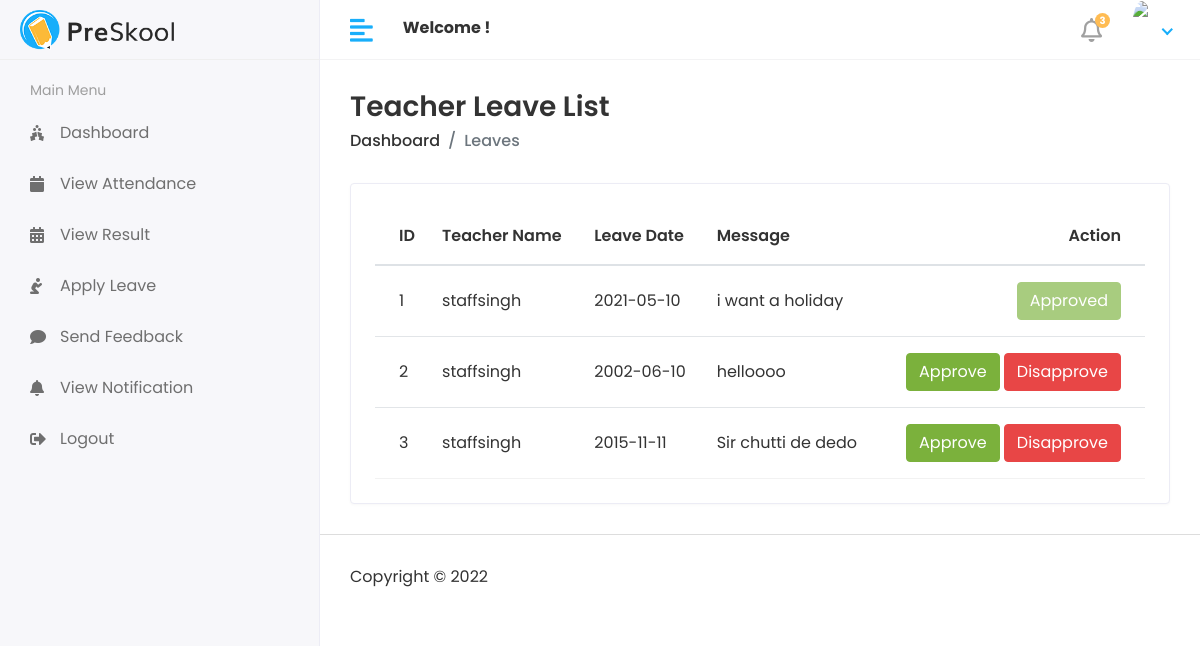
The app's page //Hod/staff/leave/view, older data.
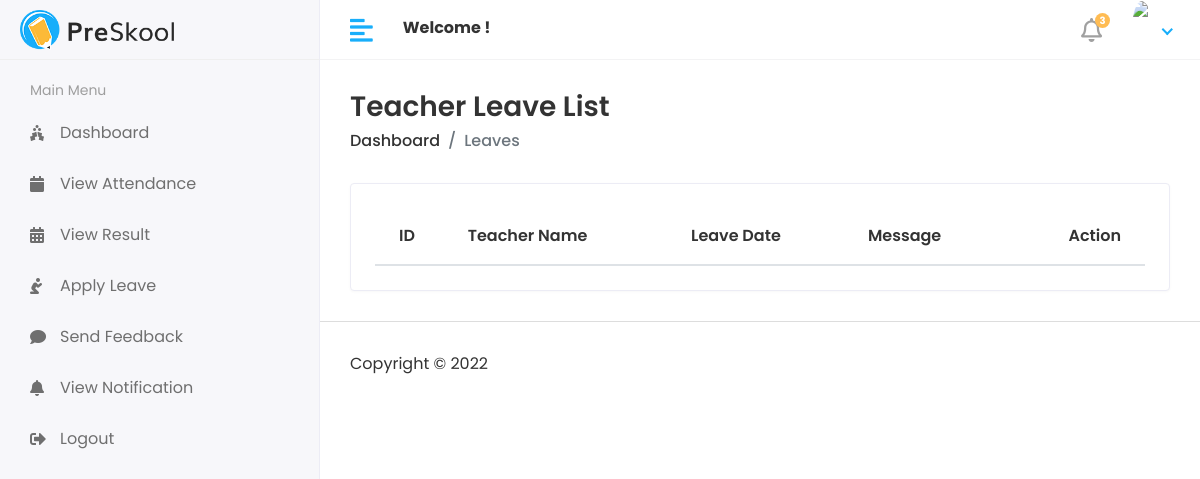
The same page, newer data.
### app/models.py (models this page shows, shortened)
class StaffLeave(models.Model):
    staff_id = models.ForeignKey(Staff,on_delete=models.CASCADE)
    date = models.CharField(max_length=100)
    text = models.TextField()
    leave_status = models.IntegerField(default=0)
    created_at = models.DateTimeField(auto_now_add= True)
    updated_at = models.DateTimeField(auto_now_add=True)

class Staff(models.Model):
    admin = models.OneToOneField(Customuser,on_delete = models.CASCADE)
    staff_gender = models.CharField(max_length=10)
    staff_dob = models.DateField(auto_now_add=False)
    staff_mobile_no = models.CharField(blank=False,max_length=10)
    staff_joining_date = models.DateField(auto_now_add=True)
    staff_qualification = models.CharField(max_length=100)
    staff_experience = models.CharField(max_length=10)
    staff_address = models.TextField(null=True)
    created_at = models.DateTimeField(auto_now_add = True)
    updated_at = models.DateTimeField(auto_now_add=True)
    def __str__(self):
        return self.admin.username

class Customuser(AbstractUser):
    USER ={
        (1,'HOD'),
        (2,'STAFF'),
        (3,'STUDENT'),
    }
    user_type = models.CharField(choices=USER,max_length=50,default=1)
    profile_pic = models.ImageField(upload_to='uploads/profile_pic/')

### HOD/views.py (the view)
# urls.py: path('staff/leave/view',staffleaveview,name="leaveview"),
def staffleaveview(request):
    leaves = StaffLeave.objects.all()
    context ={
        'leaves':leaves
    }
    return render(request,'HOD/staff_leave_view.html',context)

### templates/HOD/staff_leave_view.html
{% extends "main/base.html" %}
{% block body %}
<div class="content container-fluid">
    <div class="page-header">
       <div class="row align-items-center">
          <div class="col">
             <h3 class="page-title">Teacher Leave List</h3>
             <ul class="breadcrumb">
                <li class="breadcrumb-item"><a href="{% url 'hodpage' %}">Dashboard</a></li>
                <li class="breadcrumb-item active">Leaves</li>
             </ul>
          </div>
       </div>
    </div>
    <div class="row">
       <div class="col-sm-12">
          <div class="card card-table">
             <div class="card-body">
                <div class="table-responsive">
                   <table id="table_id" class="table table-hover table-center mb-0 ">
                      <thead>
                         <tr>
                            <th>ID</th>
                            <th>Teacher Name</th>
                            <th>Leave Date</th>
                            <th>Message</th>
                            <th class="text-right">Action</th>
                         </tr>
                      </thead>
                      <tbody>
                        {% for leave in leaves %}
                         <tr>
                            <td>{{leave.id}}</td>
                            <td>{{leave.staff_id}}</td>
                            <td>{{leave.date}}</td>
                            <td>{{leave.text}}</td>
                            <td class="text-right">
                                <div class="actions">
                                    {% if leave.leave_status == 0 %}
                                    <a href="{% url 'leaveapprove' leave.id %}" class="btn btn-success">
                                        Approve
                                        </a>
                                    <a href="{% url 'leavedisapprove' leave.id %}" class="btn btn-danger">
                                            Disapprove
                                        </a>
                                      {% elif leave.leave_status == 1 %}
                                      <button class="btn btn-success" disabled>Approved</button>
                                      {% else %}
                                    <button class="btn btn-danger" disabled> Disapproved</button>
                                    {% endif %}
                                </div>
                             </td>
                         </tr>
                         {% endfor %}
                      </tbody>
                   </table>
                </div>
             </div>
          </div>
       </div>
    </div>
 </div>
{% endblock body %}

Row changes from the older to the newer data that the page shows:
removed StaffLeave: id "1", staff_id "staffsingh", date "2021-05-10", text "i want a holiday", leave_status "Approved"
removed StaffLeave: id "2", staff_id "staffsingh", date "2002-06-10", text "helloooo", leave_status "Approve"
removed StaffLeave: id "3", staff_id "staffsingh", date "2015-11-11", text "Sir chutti de dedo", leave_status "Approve"
